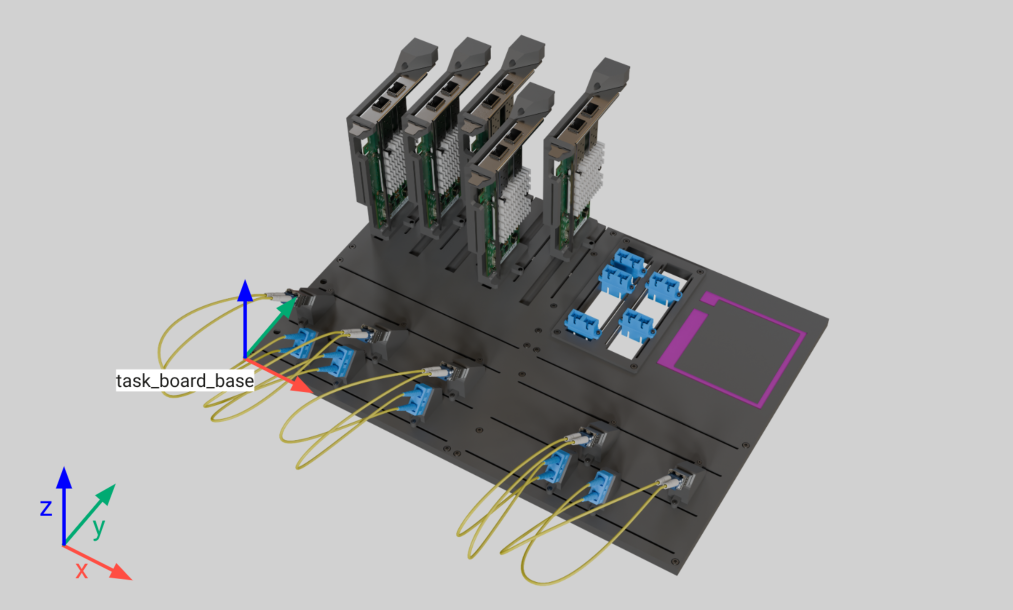
#> input picture aic_board_axis_1.png, 2026 x 1220 px (shown at 1/2 size)
$ python -i eval_color_sc.py   (imports and definitions only)
#> lines starting #> are read from the running program, lines starting #| are printed output that depends on the picture; after the words box and inside, x2 and y2 are one past the last pixel; in counts of white or black regions, pixels touching at a corner belong together
#> further down, picture is the input picture: shape (1220, 2026, 3); mean B, G, R 174.2, 174.4, 174.2
#!/usr/bin/env python3
"""
Evaluate classical HSV-based SC port detection against ground truth.

Workflow:
  1. Load each image in pose_sc/images/{train,val}
  2. HSV mask for blue, find connected components
  3. For each blob, compute centroid (predicted port center in pixels)
  4. Read ground truth from the matching YOLO label file
     - bbox center in normalized coords = GT port center
  5. Match predicted blobs to GT centers by nearest-neighbor
  6. Report pixel error statistics

Usage:
    pixi run python3 ~/eval_color_sc.py
    pixi run python3 ~/eval_color_sc.py --save-viz ~/sc_color_viz --limit 20
"""
import argparse
import os
from pathlib import Path

import cv2
import numpy as np

ROOT = Path(os.path.expanduser("~/aic_perception_data/pose_sc"))

# HSV range — same as filter_no_blue. Tune if needed.
BLUE_LOWER = np.array([90, 80, 60], dtype=np.uint8)
BLUE_UPPER = np.array([130, 255, 255], dtype=np.uint8)

# Minimum blob area in pixels to count as an SC port candidate
MIN_BLOB_AREA = 15
MAX_BLOB_AREA = 50000  # reject huge blobs (false positives from background)


def detect_sc_blobs(img_bgr):
    """
    Return list of (cx, cy, area, bbox) for blue blobs in the image.
    bbox is (x, y, w, h).
    """
    hsv = cv2.cvtColor(img_bgr, cv2.COLOR_BGR2HSV)
#> hsv: shape (1220, 2026, 3); mean H, S, V 9.4, 9.1, 176.4
    mask = cv2.inRange(hsv, BLUE_LOWER, BLUE_UPPER)
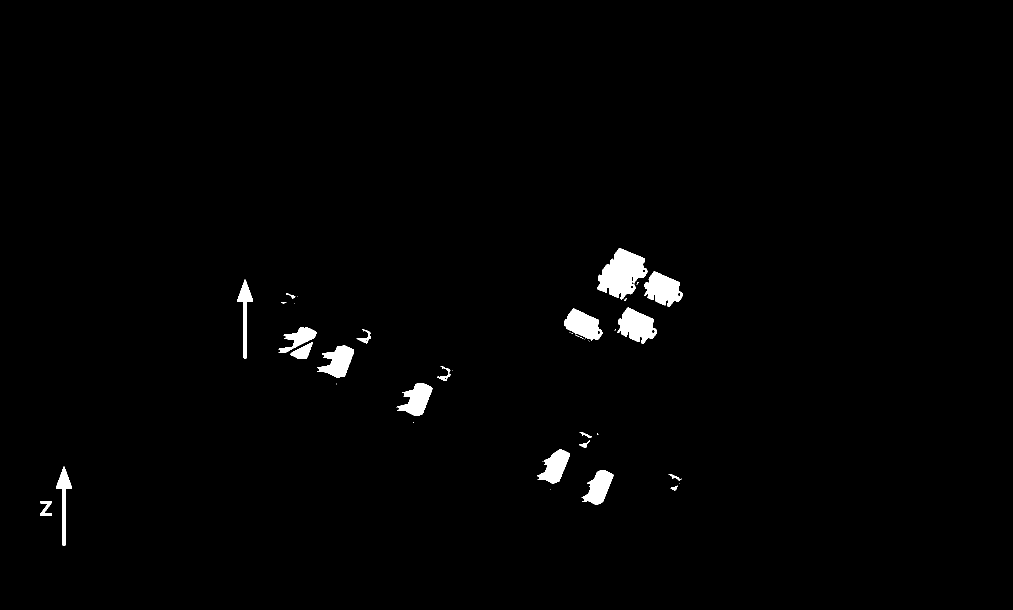
#> mask: shape (1220, 2026) (shown at 1/2 size); 1.3% white; 44 white regions (23 under 20 px), largest, box (x1, y1, x2, y2) and area: (1194, 496, 1295, 599) 6090, (1235, 615, 1313, 688) 3457, (1289, 543, 1366, 614) 3381
    # Morphological cleanup — close gaps between the 2 duplex circles
    kernel = cv2.getStructuringElement(cv2.MORPH_ELLIPSE, (5, 5))
    mask = cv2.morphologyEx(mask, cv2.MORPH_CLOSE, kernel)
#> mask: shape (1220, 2026); 1.4% white; 35 white regions (14 under 20 px), largest, box (x1, y1, x2, y2) and area: (1194, 496, 1295, 602) 6300, (1235, 615, 1313, 688) 3561, (1289, 543, 1366, 614) 3479

    n_labels, labels, stats, centroids = cv2.connectedComponentsWithStats(mask, connectivity=8)
#> labels: shape (1220, 2026) int32; 36 distinct labels, from 0 to 35
#> n_labels = 36; stats = 36 rows, first 6: [0, 0, 2026, 1220, 2438017], [1194, 496, 101, 106, 6300], [1289, 543, 77, 71, 3479], [474, 559, 32, 158, 1676], [1273, 564, 4, 5, 9], [572, 586, 19, 12, 60]; centroids = 36 pairs, first value 91.4 to 1359, second value 548 to 1016.6

    blobs = []
    for i in range(1, n_labels):  # skip background
        area = stats[i, cv2.CC_STAT_AREA]
        if area < MIN_BLOB_AREA or area > MAX_BLOB_AREA:
            continue
        x = stats[i, cv2.CC_STAT_LEFT]
        y = stats[i, cv2.CC_STAT_TOP]
        w = stats[i, cv2.CC_STAT_WIDTH]
        h = stats[i, cv2.CC_STAT_HEIGHT]
        cx, cy = centroids[i]
        blobs.append((float(cx), float(cy), int(area), (int(x), int(y), int(w), int(h))))
#> this loop made 35 passes
#> (area, x, y, w, h, cx, cy) on passes 1, 2, 3, 5, 7, 9, 10, 11, 12, 17, 18, 19: (6300, 1194, 496, 101, 106, 1243.5, 548), (3479, 1289, 543, 77, 71, 1325.3, 578.6), (1676, 474, 559, 32, 158, 489.6, 626.3), (60, 572, 586, 19, 12, 582, 591.3), (25, 562, 604, 11, 4, 566.7, 604.9), (3561, 1235, 615, 78, 73, 1272.7, 651.7), (3072, 1128, 617, 77, 65, 1165.8, 650.5), (1598, 557, 655, 76, 51, 598.2, 676.1), (248, 713, 658, 29, 29, 730.7, 674.7), (768, 580, 684, 46, 34, 604.6, 703.6), (2698, 634, 691, 74, 64, 676.1, 722.8), (239, 874, 733, 27, 29, 889.8, 749.5)
#> after the loop, blobs = 21 items

    return blobs, mask


# [157 lines left out: functions parse_gt_label, match_blobs_to_gt, process_split, main, not called in this run]


# [2 lines not run here, left out]

>>> import cv2
>>> picture = cv2.imread('aic_board_axis_1.png')
>>> result = detect_sc_blobs(picture)

$ run again, on aic_board_zone_2.png
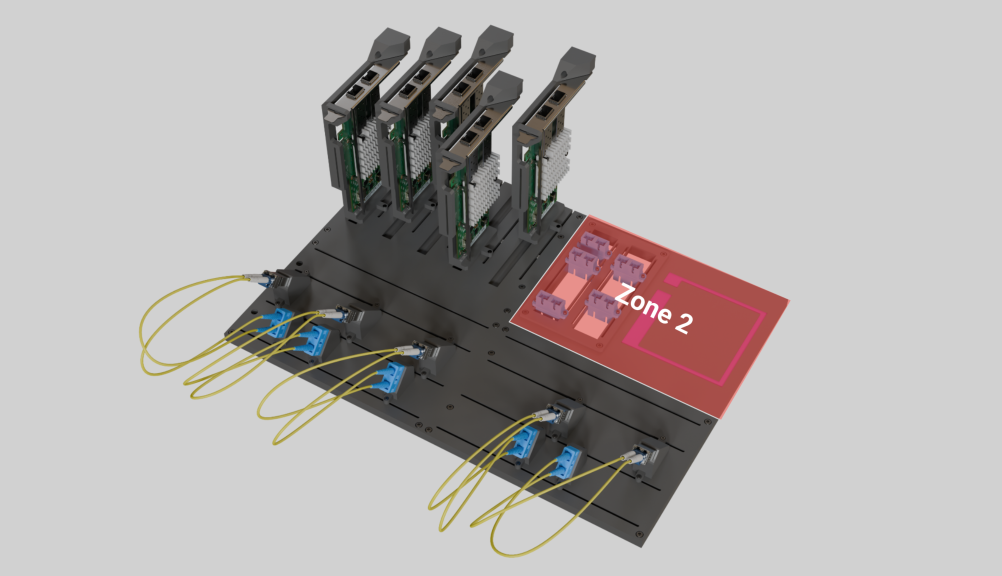
#> input picture aic_board_zone_2.png, 3006 x 1728 px (shown at 1/3 size)
#> picture is the input picture: shape (1728, 3006, 3); mean B, G, R 173.5, 174.7, 179
#> hsv: shape (1728, 3006, 3); mean H, S, V 8.3, 13.3, 179.8
#> in detect_sc_blobs, `mask = cv2.inRange(hsv, BLUE_LOWER, BLUE_UPPER)`:
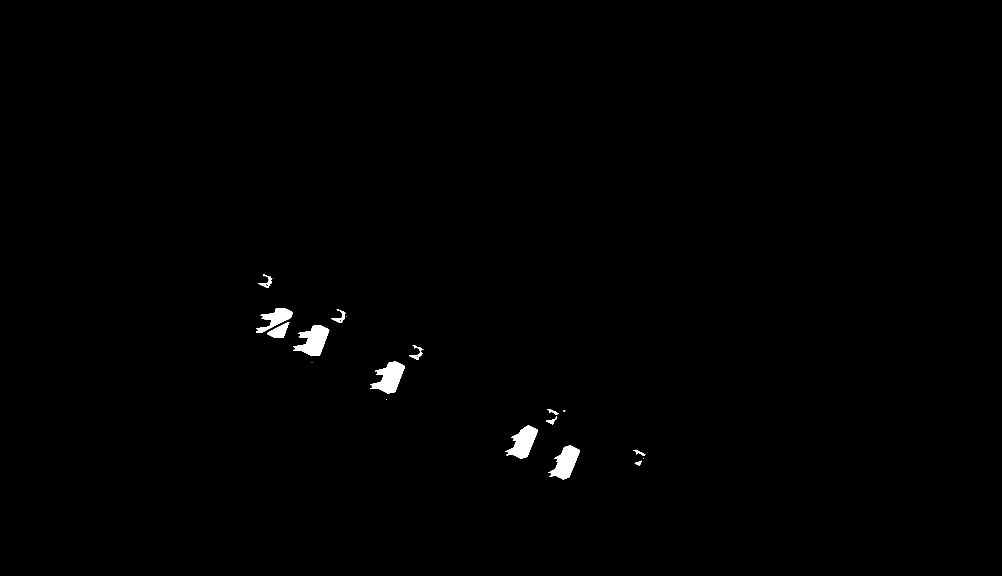
#> mask: shape (1728, 3006) (shown at 1/3 size); 0.55% white; 21 white regions (8 under 20 px), largest, box (x1, y1, x2, y2) and area: (879, 976, 988, 1068) 5617, (1110, 1085, 1215, 1180) 5459, (1645, 1336, 1740, 1439) 5103
#> labels: shape (1728, 3006) int32; 20 distinct labels, from 0 to 19
#> n_labels = 20; stats = 20 rows, first 6: [0, 0, 3006, 1728, 5165719], [774, 823, 43, 41, 544], [821, 834, 1, 1, 1], [768, 924, 110, 74, 3322], [994, 927, 43, 42, 517], [1040, 949, 1, 2, 2]; centroids = 20 rows, first 8: [1504, 861.9], [800.1, 846.4], [821, 834], [827.9, 954.5], [1020.1, 952.2], [1040, 949.5], [837, 994], [940.8, 1022]
#> the loop in detect_sc_blobs, `for i in range(1, n_labels):` made 19 passes
#> (area, x, y, w, h, cx, cy) on passes 1, 3, 4, 6, 7, 8, 9, 12: (544, 774, 823, 43, 41, 800.1, 846.4), (3322, 768, 924, 110, 74, 827.9, 954.5), (517, 994, 927, 43, 42, 1020.1, 952.2), (1603, 802, 966, 66, 48, 837, 994), (5624, 879, 976, 109, 92, 940.8, 1022), (531, 1227, 1036, 45, 43, 1251.1, 1060.4), (5466, 1110, 1085, 105, 95, 1169, 1132.4), (197, 1641, 1227, 36, 18, 1657.8, 1234.6)
#> after the loop in detect_sc_blobs, `for i in range(1, n_labels):`: blobs = 14 items

$ run again, on aic_board_zone_2_legend.png
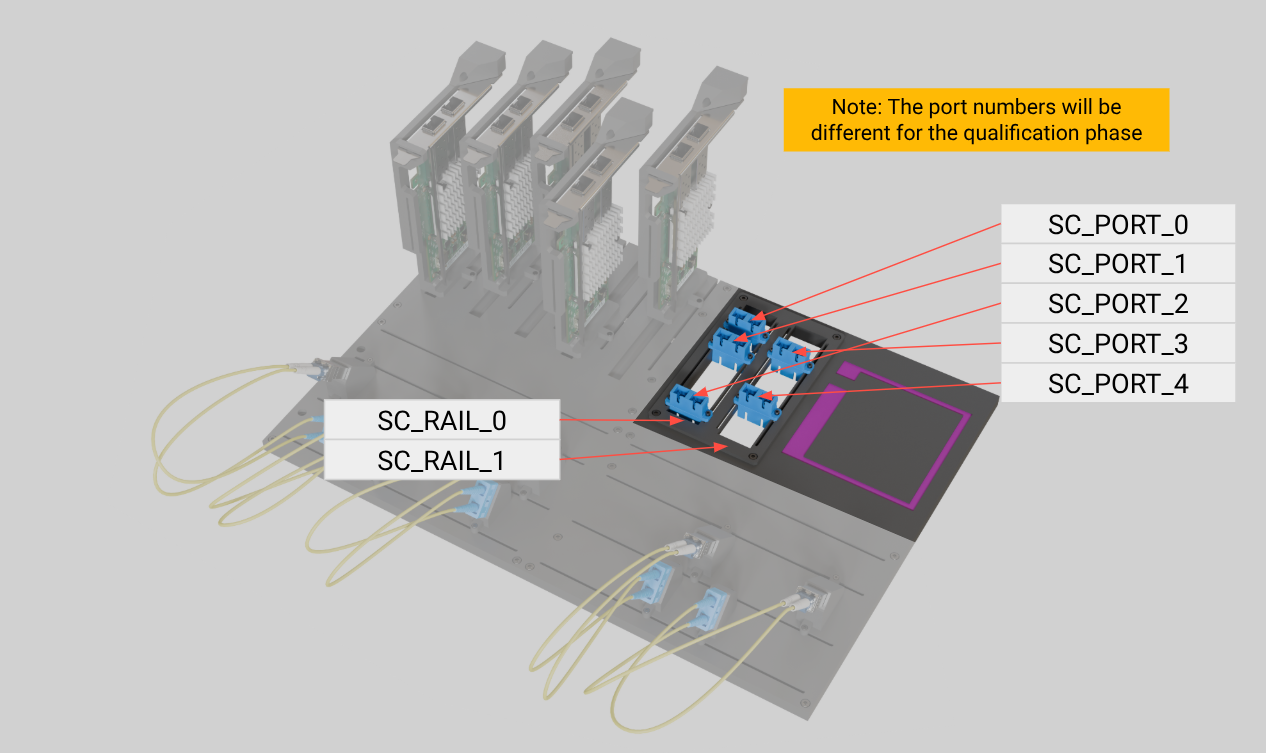
#> input picture aic_board_zone_2_legend.png, 1266 x 753 px
#> picture is the input picture: shape (753, 1266, 3); mean B, G, R 187.4, 191.4, 193.4
#> hsv: shape (753, 1266, 3); mean H, S, V 7.9, 10, 194.4
#> in detect_sc_blobs, `mask = cv2.inRange(hsv, BLUE_LOWER, BLUE_UPPER)`:
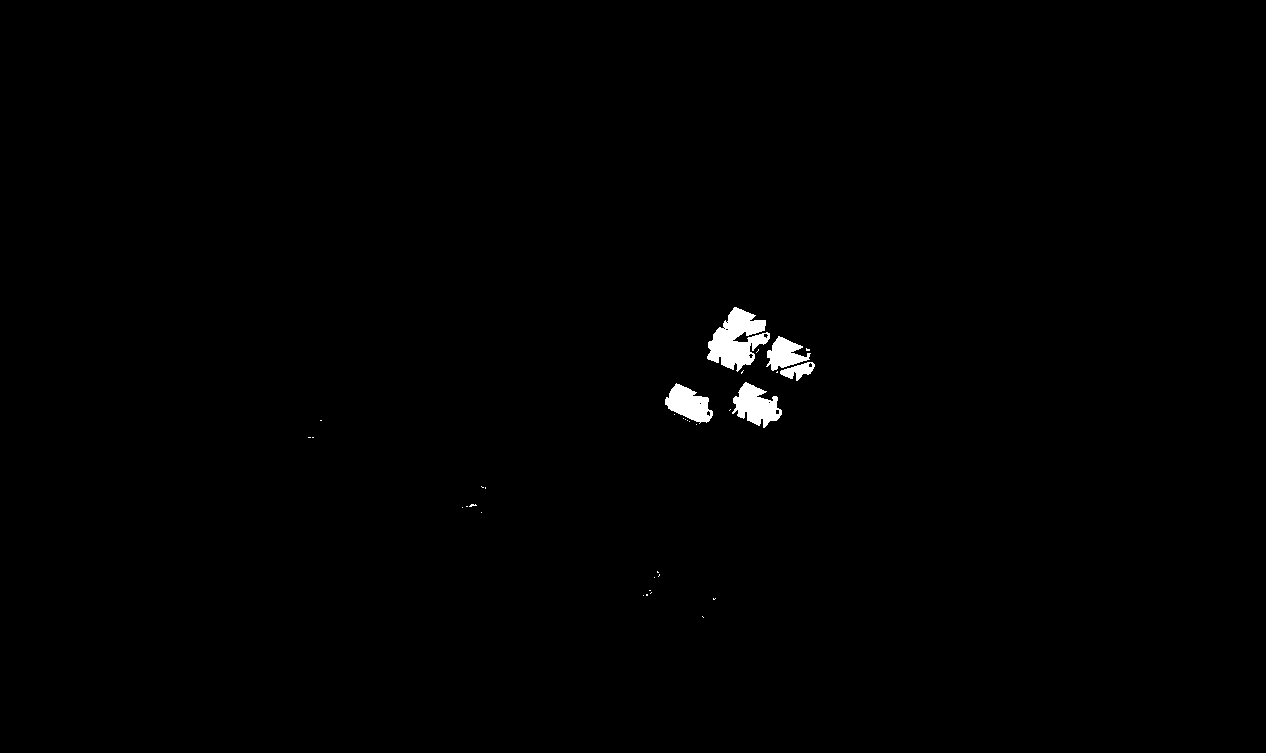
#> mask: shape (753, 1266); 0.62% white; 34 white regions (29 under 20 px), largest, box (x1, y1, x2, y2) and area: (707, 307, 770, 372) 2257, (732, 382, 782, 428) 1297, (665, 383, 713, 424) 1130, (766, 336, 811, 371) 830, (780, 362, 815, 381) 336
#> labels: shape (753, 1266) int32; 21 distinct labels, from 0 to 20
#> n_labels = 21; stats = 21 rows, first 6: [0, 0, 1266, 753, 946895], [707, 307, 63, 67, 2446], [766, 336, 49, 45, 1323], [665, 383, 48, 42, 1196], [729, 382, 53, 46, 1378], [320, 420, 2, 1, 2]; centroids = 21 rows, first 8: [631.8, 376], [737.3, 339.9], [788.7, 359.2], [688.4, 404.2], [755.4, 405.6], [320.5, 420], [309, 437], [312.5, 437]
#> the loop in detect_sc_blobs, `for i in range(1, n_labels):` made 20 passes
#> (area, x, y, w, h, cx, cy) on passes 1 to 4: (2446, 707, 307, 63, 67, 737.3, 339.9), (1323, 766, 336, 49, 45, 788.7, 359.2), (1196, 665, 383, 48, 42, 688.4, 404.2), (1378, 729, 382, 53, 46, 755.4, 405.6)
#> after the loop in detect_sc_blobs, `for i in range(1, n_labels):`: blobs = [(737.3, 339.9, 2446, (707, 307, 63, 67)), (788.7, 359.2, 1323, (766, 336, 49, 45)), (688.4, 404.2, 1196, (665, 383, 48, 42)), (755.4, 405.6, 1378, (729, 382, 53, 46)), (472.1, 504.9, 15, (469, 504, 8, 3)), (648.6, 592.6, 15, (646, 590, 6, 6))]
